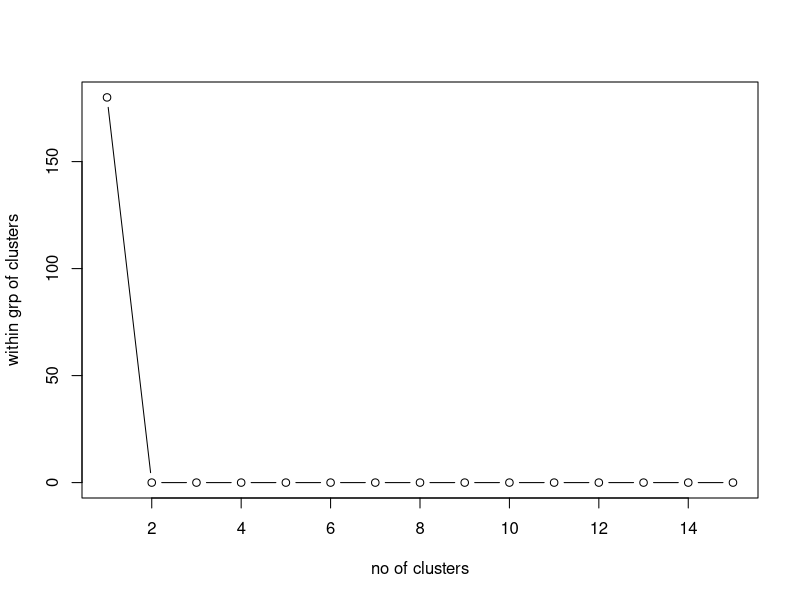
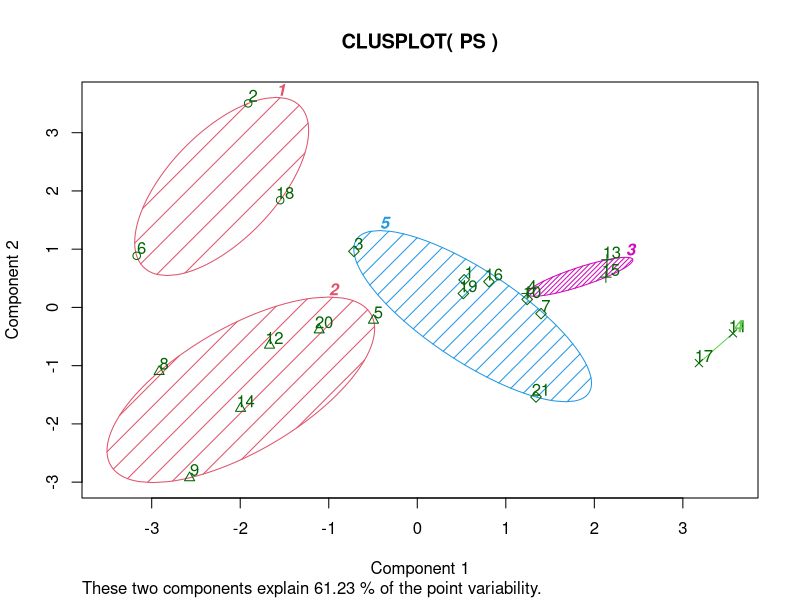

These figures' R source, in order:
setwd("/Users/sunjoshi/Desktop/R homeworks")
df<- read.csv("Pharmaceuticals.csv")
df

head(df)
P <- df[,3:11]
head(P)
PS <- scale(P)
head(PS)
clus1 <- ((nrow(PS)-1)*sum(apply(PS,2,var)))
clus1
for (i in 2:15) clus1[i] <- sum(kmeans(PS,centers= i)$clus1)
clus1
plot(1:15, clus1,type ="b",xlab="no of clusters",ylab= "within grp of clusters")
fit<- kmeans(PS,5)
aggregate(PS,by = list(fit$cluster),FUN=mean)
PS1<- data.frame(PS,fit$cluster)
PS1
library(cluster)
clusplot(PS,fit$cluster,color = TRUE,shade = TRUE,labels=2,lines=0)